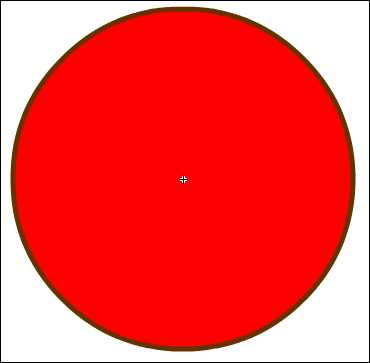
#> input picture SmartCamera/red.jpg, 370 x 363 px, given in place of the camera
$ python colour_finder.py   (Python 2 division)   (older library calls are emulated)
#> lines starting #> are read from the running program, lines starting #| are printed output that depends on the picture; after the words box and inside, x2 and y2 are one past the last pixel; in counts of white or black regions, pixels touching at a corner belong together
### python_example/ardupilot-balloon-finder-master/scripts/balloon_config.py
"""
BalloonConfig class : handles config for the balloon_finder project

balloon_finder.cnf file is created in the local directory

other classes or files wishing to use this class should add
    import balloon_config

"""

from os.path import expanduser
import ConfigParser

class BalloonConfig(object):

    def __init__(self):
        # default config file
        self.config_file = expanduser("~/balloon_finder.cnf")

        # create the global parser object
        self.parser = ConfigParser.SafeConfigParser()

        # read the config file into memory
        self.read()

    # read - reads the contents of the file into the dictionary in RAM
    def read(self):
        try:
            self.parser.read(self.config_file)
        except IOError as e:
            print 'Error {0} reading config file: {1}: '.format(e.errno, e.strerror)
        return

    # save - saves the config to disk
    # [26 lines left out: functions save, check_section, get_boolean, set_boolean, not called in this run]

    # get_integer - returns the integer found in the specified section/option or the default if not found
    def get_integer(self, section, option, default):
        try:
            return self.parser.getint(section, option)
        except ConfigParser.Error:
            return default

    # set_integer - sets the integer to the specified section/option
    # [4 lines left out: function set_integer, not called in this run]

    # get_float - returns the float found in the specified section/option or the default if not found
    def get_float(self, section, option, default):
        try:
            return self.parser.getfloat(section, option)
        except ConfigParser.Error:
            return default

    # set_float - sets the float to the specified section/option
    # [4 lines left out: function set_float, not called in this run]

    # get_string - returns the string found in the specified section/option or the default if not found
    def get_string(self, section, option, default):
        try:
            return self.parser.get(section, option)
        except ConfigParser.Error:
            return default

    # set_string - sets the string to the specified section/option
    # [41 lines left out: functions set_string, main, not called in this run]

# declare global balloon_config object
config = BalloonConfig()

# run the main routine if this is file is called from the command line
# [2 lines that do not run on import are left out]

### balloon_video.py
"""
balloon_video.py

This file includes functions to:
    Initialise the camera
    Initialise the output video

Image size is held in the balloon_finder.cnf
"""

import sys
from os.path import expanduser
import time
import math
from multiprocessing import Process, Pipe
import cv2
import balloon_config

class BalloonVideo:

    def __init__(self):
        # get image resolution
        self.img_width = balloon_config.config.get_integer('camera','width',640)
        self.img_height = balloon_config.config.get_integer('camera','height',480)

        # get image center
        self.img_center_x = self.img_width / 2
        self.img_center_y = self.img_height / 2

        # define field of view
        self.cam_hfov = balloon_config.config.get_float('camera','horizontal-fov',70.42)
        self.cam_vfov = balloon_config.config.get_float('camera','vertical-fov',43.3)

        # define video output filename
        self.video_filename = balloon_config.config.get_string('camera','video_output_file','~/balloon-%Y-%m-%d-%H-%M.avi')
        self.video_filename = expanduser(self.video_filename)
        self.video_filename = time.strftime(self.video_filename)

        # background image processing variables
        self.proc = None            # background process object
        self.parent_conn = None     # parent end of communicatoin pipe
        self.img_counter = 0        # num images requested so far

    # __str__ - print position vector as string
    def __str__(self):
        return "BalloonVideo Object W:%d H:%d" % (self.img_width, self.img_height)

    # get_camera - initialises camera and returns VideoCapture object
    def get_camera(self):
        # setup video capture
        self.camera = cv2.VideoCapture(0)
        self.camera.set(cv2.cv.CV_CAP_PROP_FRAME_WIDTH,self.img_width)
        self.camera.set(cv2.cv.CV_CAP_PROP_FRAME_HEIGHT,self.img_height)

        # check we can connect to camera
        if not self.camera.isOpened():
            print "failed to open camera, exiting!"
            sys.exit(0)

        return self.camera

    # open_video_writer - begin writing to video file
    # [7 lines left out: function open_video_writer, not called in this run]

    # pixels_to_angle_x - converts a number of pixels into an angle in radians
    def pixels_to_angle_x(self, num_pixels):
        return num_pixels * math.radians(self.cam_hfov) / self.img_width

    # pixels_to_angle_y - converts a number of pixels into an angle in radians
    def pixels_to_angle_y(self, num_pixels):
        return num_pixels * math.radians(self.cam_vfov) / self.img_height

    # angle_to_pixels_x - converts a horizontal angle (i.e. yaw) to a number of pixels
    #    angle : angle in radians
    def angle_to_pixels_x(self, angle):
        return int(angle * self.img_width / math.radians(self.cam_hfov))

    # angle_to_pixels_y - converts a vertical angle (i.e. pitch) to a number of pixels
    #    angle : angle in radians
    def angle_to_pixels_y(self, angle):
        return int(angle * self.img_height / math.radians(self.cam_vfov))

    #
    # background image processing routines
    #

    # image_capture_background - captures all images from the camera in the background and returning the latest image via the pipe when the parent requests it
    # [97 lines left out: functions image_capture_background, start_background_capture, stop_background_capture, get_image, main, not called in this run]

# create a single global object
balloon_video = BalloonVideo()

# [2 lines that do not run on import are left out]

### python_example/ardupilot-balloon-finder-master/scripts/colour_finder.py
#
# colour_finder.py - helps find the min and max Hue, Saturation and Brightness
#    (aka Value) of a desired object
#
#   Start from command line using 'python colour_finder.py', select a window and press ESC at any time to quit
#
#   4 windows will be displayed:
#       Colour Filters : display high and low colour filters for Hue, Saturation and Brightness (aka Value)
#       Original : displays the raw image from the camera
#       Mask : displays black and white mask where black parts will be removed, white parts will remain
#       Filtered Result: Original image with Mask applied.  Only desired object should be visible
#
#   How to use:
#       Start the program and hold the object in front of the camera (the object should not fill the entire screen)
#       Increase the min and decrease the Max Hue, Saturation and Brightness trackbars so that only the desired object is shown in the Filtered Result
#       Record the values so they can be input manually into the usb_cam_test.py script

import cv2
import numpy as np
import balloon_config
from balloon_video import balloon_video

class ColourFinder:

    # constructor
    def __init__(self):
        # initialise colour filters to no filtering
        self.h_low = 0
        self.h_high = 255
        self.s_low = 0
        self.s_high = 255
        self.v_low = 0
        self.v_high = 255

        # initialise save trackbar setting
        self.save = 0

    # call back for trackbar movements
    def empty_callback(self,x):
        pass

    # call back for save trackbar that saves colour filters to config file
    def save_callback(self,x):
        if x == 10:
            balloon_config.config.set_integer('balloon','h-low',self.h_low)
            balloon_config.config.set_integer('balloon','h-high',self.h_high)
            balloon_config.config.set_integer('balloon','s-low',self.s_low)
            balloon_config.config.set_integer('balloon','s-high',self.s_high)
            balloon_config.config.set_integer('balloon','v-low',self.v_low)
            balloon_config.config.set_integer('balloon','v-high',self.v_high)
            balloon_config.config.save();
            print "Saved colour filters to config file!"
        return

    # run - main routine to help user find colour filters
    def run(self):

        # initialise video capture
        camera = balloon_video.get_camera()

        # create trackbars for color change
        cv2.namedWindow('Colour Filters')
        cv2.createTrackbar('Hue min','Colour Filters',self.h_low,255,self.empty_callback)
#> slider 'Hue min' is set to 51
        cv2.createTrackbar('Hue max','Colour Filters',self.h_high,255,self.empty_callback)
        cv2.createTrackbar('Sat min','Colour Filters',self.s_low,255,self.empty_callback)
#> slider 'Sat min' is set to 51
        cv2.createTrackbar('Sat max','Colour Filters',self.s_high,255,self.empty_callback)
        cv2.createTrackbar('Bgt min','Colour Filters',self.v_low,255,self.empty_callback)
#> slider 'Bgt min' is set to 51
        cv2.createTrackbar('Bgt max','Colour Filters',self.v_high,255,self.empty_callback)
        cv2.createTrackbar('Save','Colour Filters',0,10,self.save_callback)
#> slider 'Save' is set to 3

        while(True):
            # get a frame
            _, frame = camera.read()
#> frame is the input picture: shape (363, 370, 3); mean B, G, R 75.3, 76.1, 244.9

            # Convert BGR to HSV
            hsv_frame = cv2.cvtColor(frame, cv2.COLOR_BGR2HSV)
#> hsv_frame: shape (363, 370, 3); mean H, S, V 5.9, 177.8, 245

            # get latest trackbar positions
            self.h_low = cv2.getTrackbarPos('Hue min','Colour Filters')
            self.h_high = cv2.getTrackbarPos('Hue max','Colour Filters')
            self.s_low = cv2.getTrackbarPos('Sat min','Colour Filters')
            self.s_high = cv2.getTrackbarPos('Sat max','Colour Filters')
            self.v_low = cv2.getTrackbarPos('Bgt min','Colour Filters')
            self.v_high = cv2.getTrackbarPos('Bgt max','Colour Filters')

            # use trackbar positions to filter image
            colour_low = np.array([self.h_low,self.s_low,self.v_low])
            colour_high = np.array([self.h_high,self.s_high,self.v_high])

            # Threshold the HSV image
            mask = cv2.inRange(hsv_frame, colour_low, colour_high)
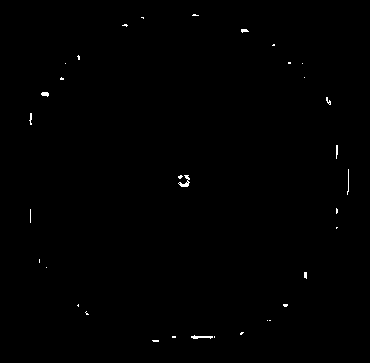
#> mask: shape (363, 370); 0.32% white in thin lines or dots, all inside (x1, y1, x2, y2) = (29, 14, 349, 342)

            # Erode
            erode_kernel = np.ones((3,3),np.uint8);
            eroded_img = cv2.erode(mask,erode_kernel,iterations = 1)
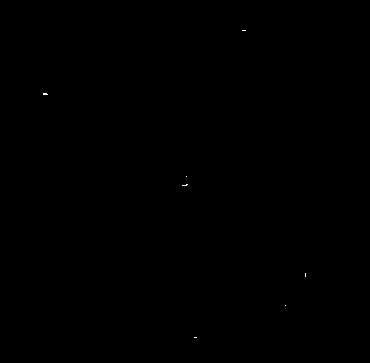
#> eroded_img: shape (363, 370); 0.02% white in thin lines or dots, all inside (x1, y1, x2, y2) = (43, 30, 306, 338)

            # dilate
            dilate_kernel = np.ones((10,10),np.uint8);
            dilated_img = cv2.dilate(eroded_img,dilate_kernel,iterations = 1)
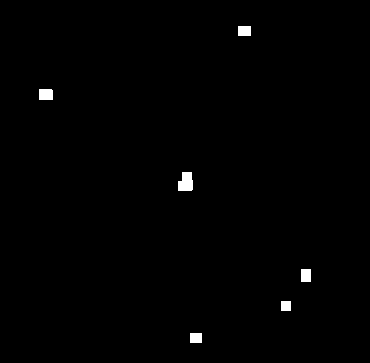
#> dilated_img: shape (363, 370); 0.65% white; 6 white regions, box (x1, y1, x2, y2) and area: (178, 172, 193, 191) 240, (39, 89, 53, 100) 153, (238, 26, 251, 36) 130, (301, 269, 311, 282) 130, (190, 333, 202, 343) 120, (281, 301, 291, 311) 100

            # Bitwise-AND mask and original image
            res = cv2.bitwise_and(frame,frame, mask=dilated_img)

            cv2.imshow('Original',frame)
            cv2.imshow('Mask',mask)
            cv2.imshow('Filtered Result',res)

            #cv2.imshow('grey_res',grey_res)
            k = cv2.waitKey(5) & 0xFF
#> (key Esc is pressed here)
            if k == 27:
                break

        # close all windows
        cv2.destroyAllWindows()

# create global colour_finder object and run it
colour_finder = ColourFinder()
colour_finder.run()
